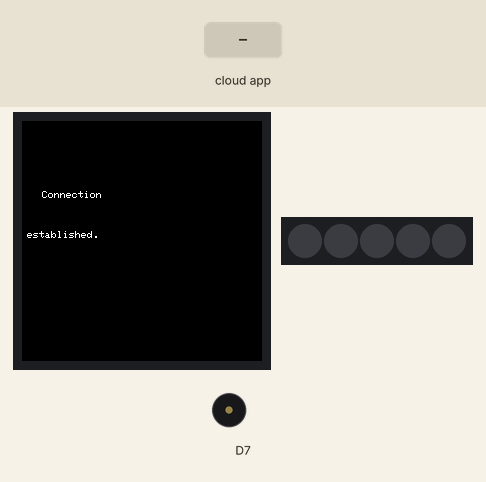
A sketch run on a simulated Arduino MKR. Shown: 240×240 colour display, 5 RGB LEDs in strip order, left to right, buzzer (waves = sounding). Inputs (shaded band) come from the test bench. WiFi joins after 1.5 s; servers stay silent unless stated; not simulated (calls return 0 or success): arduino_secrets.h.

Above: at 4.9 s.
5.0 s: the phone or cloud app sets warningAlarm to 1
At 5.9 s:
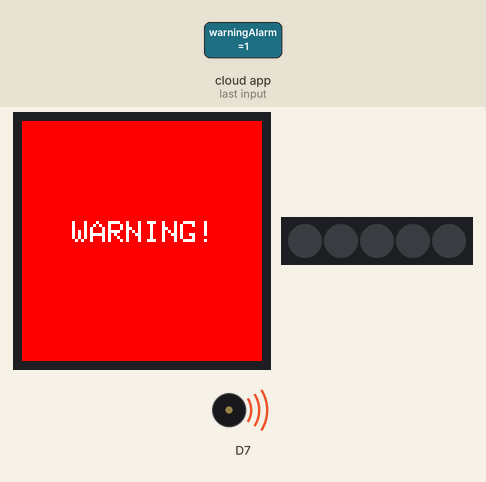
8.0 s: the phone or cloud app sets rgb to 1
At 10.2 s:
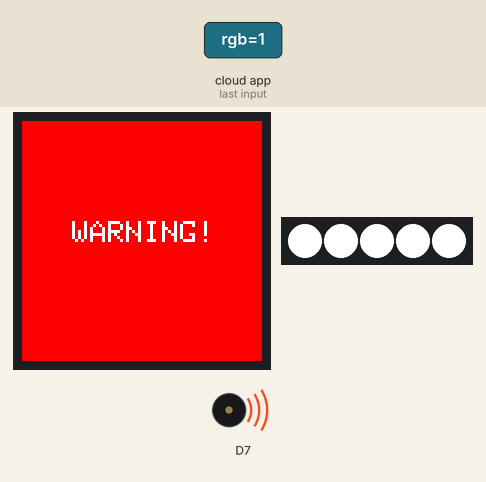
11.0 s: the phone or cloud app sets screenColor to 0
At 11.59 s:
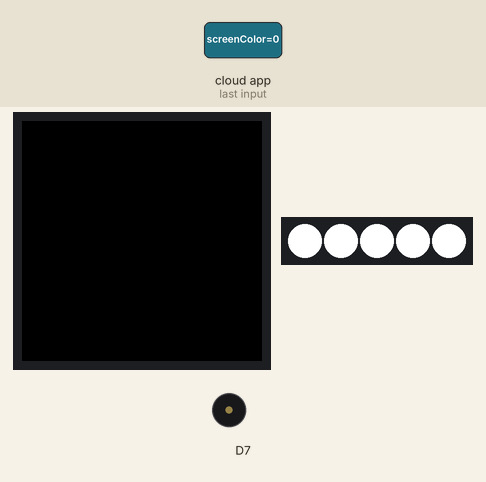
14.0 s: the phone or cloud app sets screenColor to 1
At 16.0 s:
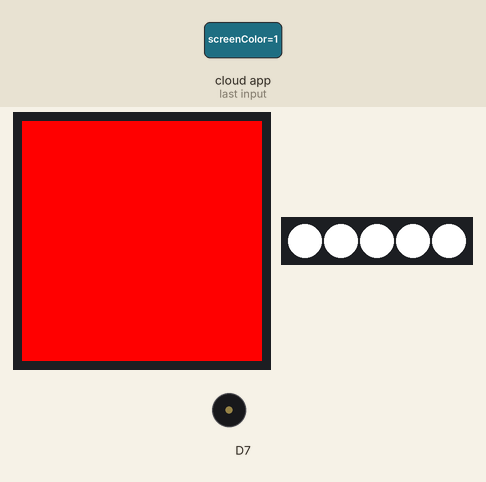
17.0 s: the phone or cloud app sets screenColor to 2
At 18.24 s:
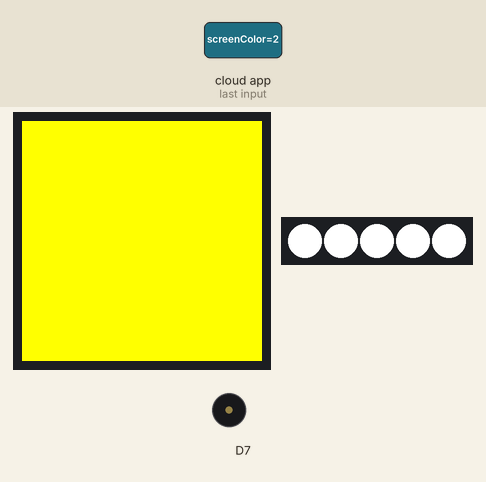
19.8 s: the phone or cloud app sets screenColor to 3
At 20.47 s:
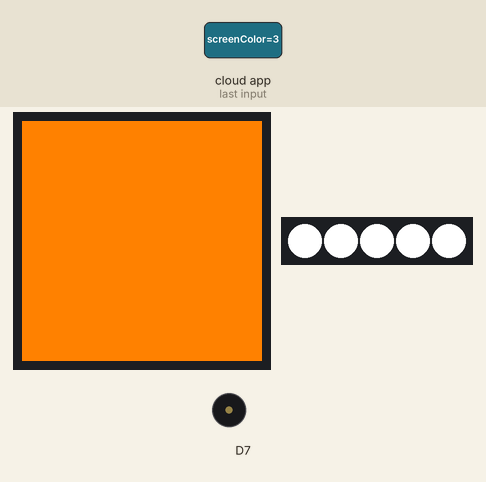
Timing chart, 0 to 23.0 s (numbered marks = the images above; inputs shaded):
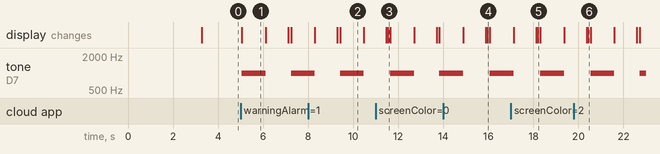

Measured:
- after the input at 5.0 s, tone on D7: silent → 1000 Hz after 0.06 s, → silent 1.1 s later, → 1000 Hz 1.1 s later; the display: changes after 0.06 s (image 1)
- after the input at 11.0 s, the display: first differs from a run without the input after 0.53 s (image 3)
- after the input at 14.0 s, the display: first differs from a run without the input after 1.9 s (image 4)
- after the input at 17.0 s, the display: first differs from a run without the input after 1.2 s (image 5)
- after the input at 19.8 s, the display: first differs from a run without the input after 0.62 s (image 6)
- what the display in image 1 shows lasts 1.0 s, from 5.1 s to 6.1 s

The sketch:

remoteTriggers.ino
```cpp
#include "arduino_secrets.h"
#include "thingProperties.h"
#include <Arduino_MKRIoTCarrier.h>
MKRIoTCarrier carrier;
/*
  Sketch generated by the Arduino IoT Cloud Thing "Untitled"
  https://create.arduino.cc/cloud/things/e8dfb47b-15b6-4826-8c68-13b7bb0353ca

  Arduino IoT Cloud Variables description

  The following variables are automatically generated and updated when changes are made to the Thing

  String message;
  CloudColoredLight rgb;
  int screenColor;
  int soundDuration;
  int soundFrequency;
  int textSize;
  bool soundOn;
  bool warningAlarm;

  Variables which are marked as READ/WRITE in the Cloud Thing will also have functions
  which are called when their values are changed from the Dashboard.
  These functions are generated with the Thing and added at the end of this sketch.
*/


void setup() {
  // Initialize serial and wait for port to open:
  Serial.begin(9600);
  // This delay gives the chance to wait for a Serial Monitor without blocking if none is found
  delay(1500);

  // Defined in thingProperties.h
  initProperties();

  // Connect to Arduino IoT Cloud
  ArduinoCloud.begin(ArduinoIoTPreferredConnection);

  // Set up case
  carrier.noCase();
  carrier.begin();

  /*
     The following function allows you to obtain more information
     related to the state of network and IoT Cloud connection and errors
     the higher number the more granular information you’ll get.
     The default is 0 (only errors).
     Maximum is 4
 */
  setDebugMessageLevel(4);
  ArduinoCloud.printDebugInfo();

  while(ArduinoCloud.connected() != 1){
    ArduinoCloud.update();
    carrier.display.setTextSize(3);
    carrier.display.setCursor(20, 70);
    carrier.display.println("Waiting for");
    carrier.display.setCursor(5, 110);
    carrier.display.println("connection...");
    delay(500);
  }

  carrier.display.fillScreen(ST77XX_BLACK);
  carrier.display.setCursor(20, 70);
  carrier.display.println("Connection");
  carrier.display.setCursor(5, 110);
  carrier.display.println("established.");
  delay(500);

}

void loop() {
  ArduinoCloud.update();

  if (warningAlarm) {
    alarm();
  }

  carrier.display.setCursor(5, 100);

  if (soundOn) {
    carrier.Buzzer.sound(soundFrequency);
    delay(soundDuration);
    carrier.Buzzer.noSound();
    delay(soundDuration);
  }

}

void alarm(){
  carrier.display.fillScreen(ST77XX_RED); // Set the background color of the screen to red
  carrier.display.setTextColor(ST77XX_WHITE); // Set the color of the text to white
  carrier.display.setTextSize(3); // Set the size of the text to 3 (medium)
  carrier.display.setCursor(50, 100); // Set the cursor at position x=50, y=100
  carrier.display.print("WARNING!"); // Display "WARNING!" on the screen
  carrier.Buzzer.sound(1000); // Turn on the sound buzzer with frequency=1000

  delay(1000);

  carrier.display.fillScreen(ST77XX_WHITE); // Set the background color of the screen to white
  carrier.display.setTextColor(ST77XX_RED); // Set the color of the text to red
  carrier.display.setCursor(50, 100); // Set the cursor at position x=50, y=100
  carrier.display.print("WARNING!"); // Display "WARNING!" on the screen
  carrier.Buzzer.noSound();  // Turn off the sound buzzer

  delay(1000);

  carrier.display.fillScreen(ST77XX_WHITE); // Set screen to white
  carrier.display.setTextColor(ST77XX_WHITE); // Set text to white
}


void backgroundColour() {

  uint16_t bg;
  uint16_t text = ST77XX_WHITE;

  switch (screenColor){
    case 0:
      bg = ST77XX_BLACK;
      break;
    case 1:
      bg = ST77XX_RED;
      break;
    case 2:
      bg = ST77XX_YELLOW;
      text = ST77XX_BLACK;
      break;
    case 3:
      bg = ST77XX_ORANGE;
      break;
    case 4:
      bg = ST77XX_GREEN;
      text = ST77XX_BLACK;
      break;
    case 5:
      bg = ST77XX_BLUE;
      break;
    case 6:
      bg = ST77XX_MAGENTA;
      break;
  }

  carrier.display.fillScreen(bg);
  carrier.display.setTextColor(text);
}


/*
  Since Message is READ_WRITE variable, onMessageChange() is
  executed every time a new value is received from IoT Cloud.
*/
void onMessageChange()  {
  backgroundColour();
  carrier.display.setTextSize(textSize);
  carrier.display.println(message);
  Serial.println(message);
}

/*
  Since ScreenColor is READ_WRITE variable, onScreenColorChange() is
  executed every time a new value is received from IoT Cloud.
*/
void onScreenColorChange()  {
  backgroundColour();
  carrier.display.setTextSize(textSize);
  carrier.display.println(message);
}

/*
  Since SoundDuration is READ_WRITE variable, onSoundDurationChange() is
  executed every time a new value is received from IoT Cloud.
*/
void onSoundDurationChange()  {
  // Unused
}

/*
  Since SoundFrequency is READ_WRITE variable, onSoundFrequencyChange() is
  executed every time a new value is received from IoT Cloud.
*/
void onSoundFrequencyChange()  {
  // Unused
}

/*
  Since SoundOn is READ_WRITE variable, onSoundOnChange() is
  executed every time a new value is received from IoT Cloud.
*/
void onSoundOnChange()  {
  // Unused
}

/*
  Since TextSize is READ_WRITE variable, onTextSizeChange() is
  executed every time a new value is received from IoT Cloud.
*/
void onTextSizeChange()  {
  backgroundColour();
  carrier.display.setTextSize(textSize);
  carrier.display.println(message);
}

/*
  Since WarningAlarm is READ_WRITE variable, onWarningAlarmChange() is
  executed every time a new value is received from IoT Cloud.
*/
void onWarningAlarmChange()  {
  // Unused
}

/*
  Since Rgb is READ_WRITE variable, onRgbChange() is
  executed every time a new value is received from IoT Cloud.
*/
void onRgbChange()  {
  uint8_t r, g, b;
  rgb.getValue().getRGB(r, g, b);

  if (rgb.getSwitch()){
    for (int i = 0; i <= 4; i++){
      carrier.leds.setPixelColor(i, r, g, b);
    }
    carrier.leds.show();
  } else {
    turnOffRGB();
    carrier.leds.show();
  }

}

void turnOffRGB(){
  for (int i = 0; i <= 4; i++){
      carrier.leds.setPixelColor(i, 0);
    }
}
```

thingProperties.h
```cpp
// Code generated by Arduino IoT Cloud, DO NOT EDIT.

#include <ArduinoIoTCloud.h>
#include <Arduino_ConnectionHandler.h>

const char SSID[]     = SECRET_SSID;    // Network SSID (name)
const char PASS[]     = SECRET_OPTIONAL_PASS;    // Network password (use for WPA, or use as key for WEP)

void onMessageChange();
void onRgbChange();
void onScreenColorChange();
void onSoundDurationChange();
void onSoundFrequencyChange();
void onTextSizeChange();
void onSoundOnChange();
void onWarningAlarmChange();

String message;
CloudColoredLight rgb;
int screenColor;
int soundDuration;
int soundFrequency;
int textSize;
bool soundOn;
bool warningAlarm;

void initProperties(){

  ArduinoCloud.addProperty(message, READWRITE, ON_CHANGE, onMessageChange);
  ArduinoCloud.addProperty(rgb, READWRITE, ON_CHANGE, onRgbChange);
  ArduinoCloud.addProperty(screenColor, READWRITE, ON_CHANGE, onScreenColorChange, 6);
  ArduinoCloud.addProperty(soundDuration, READWRITE, ON_CHANGE, onSoundDurationChange, 3000);
  ArduinoCloud.addProperty(soundFrequency, READWRITE, ON_CHANGE, onSoundFrequencyChange, 3000);
  ArduinoCloud.addProperty(textSize, READWRITE, ON_CHANGE, onTextSizeChange, 6);
  ArduinoCloud.addProperty(soundOn, READWRITE, ON_CHANGE, onSoundOnChange);
  ArduinoCloud.addProperty(warningAlarm, READWRITE, ON_CHANGE, onWarningAlarmChange);

}

WiFiConnectionHandler ArduinoIoTPreferredConnection(SSID, PASS);
```
